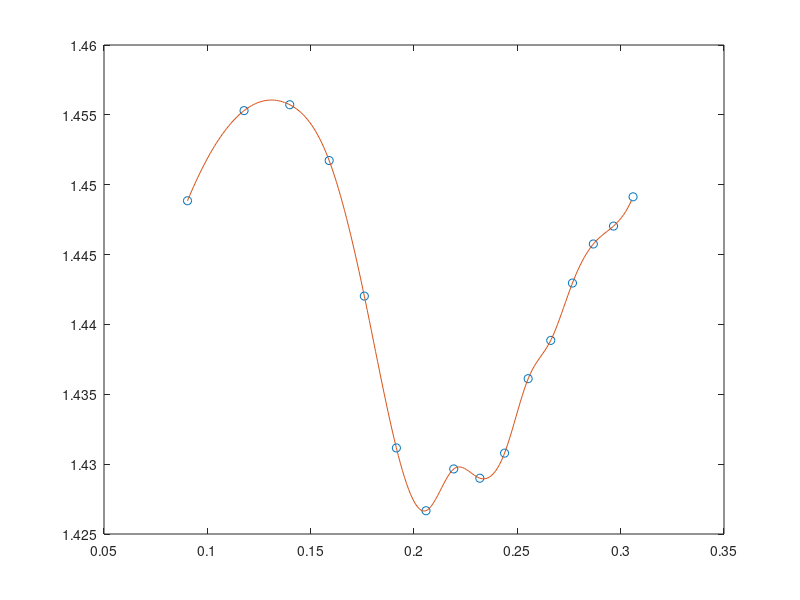

This figure's MATLAB source:
%% 程序声明

%% 
clear 
clc 
load Coord_R 
load Coord_Z
x=Coord_R(:,15);
y=Coord_Z(:,15);
dx=0.0904:0.001:0.306;
dy=spline(x,y,dx)
plot(x,y,'o',dx,dy);